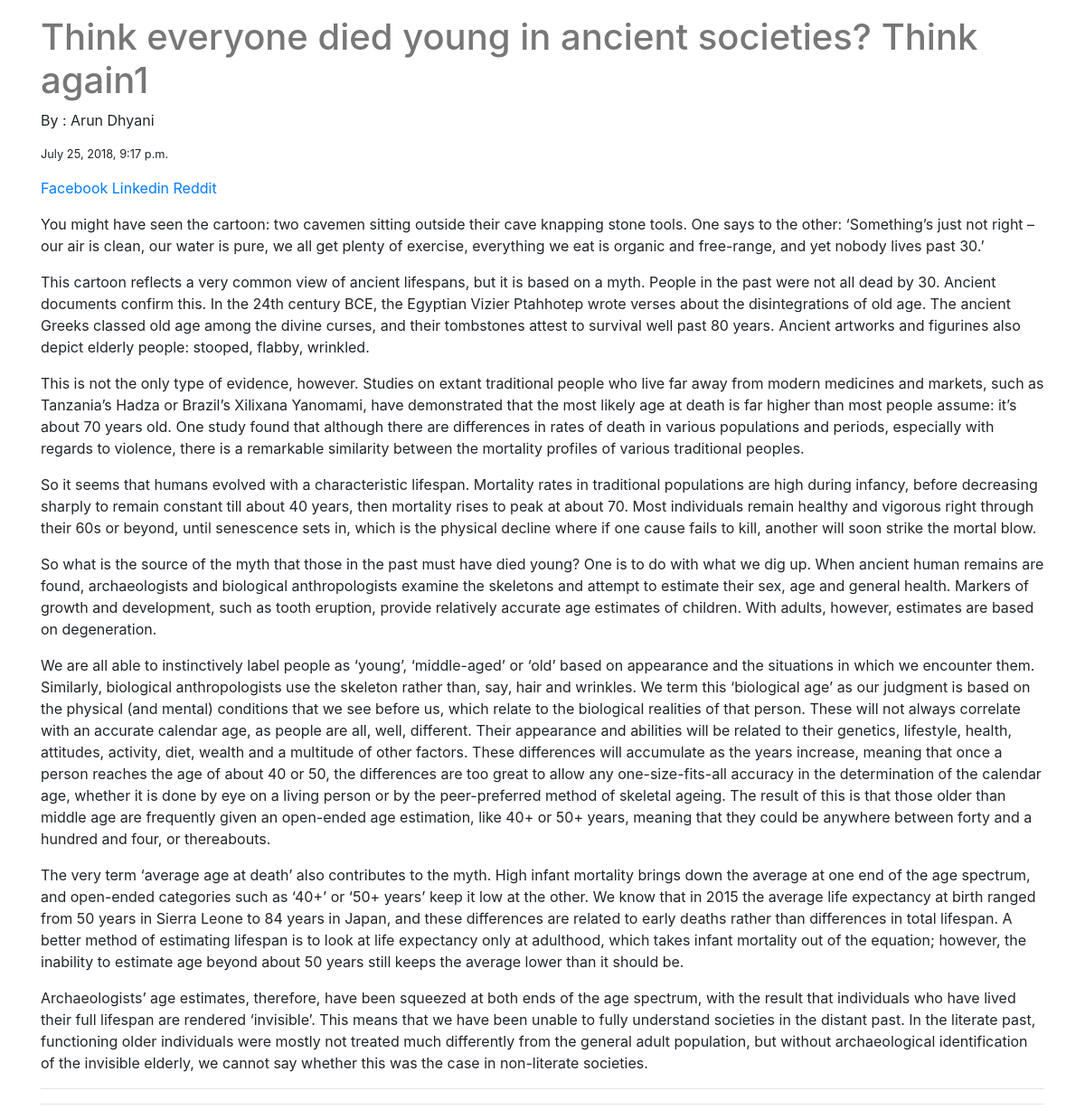
The app's page /posts/11/ with its own data.
### posts/models.py (models this page shows, shortened)
class Post(models.Model) :
            user = models.ForeignKey(global_settings.AUTH_USER_MODEL,default=1)
            title = models.CharField(max_length = 150)
            image = models.ImageField(upload_to=upload_location,null=True,blank=True,height_field = 'height_field' ,width_field = 'width_field')
            height_field = models.IntegerField(default = 0)
            width_field = models.IntegerField(default = 0)
            content = models.TextField()
            timestamp = models.DateTimeField(auto_now = False,auto_now_add = True)
            update = models.DateTimeField(auto_now = True,auto_now_add = False)
            draft = models.BooleanField(default = False)
            publish = models.DateField(auto_now = False,auto_now_add=False)
            class Meta :
                ordering = ["-timestamp",]

### posts/views.py (the view)
# urls.py: url(r'(?P<id>\d+)/$',views.post_detail,name = 'postdetail'),
def post_detail(request,id=None): #retrieve
    instance = get_object_or_404(Post,id=id)
    share_string = quote_plus(instance.content)
    print("postdetail",share_string)
    context = {"obj": instance,
               "title" : instance.title,
               "share_string " : share_string,
               }
    return render(request, "post_detail.html", context)

### templates/post_detail.html (shortened to what this page needs)
{% extends "base.html" %}
	{% block content %}
	<p class='col-sm-6 col-sm-offset-3'>
		<h1> {{obj.title}} </h1>
		{% if obj.user.get_full_name %}
			<p> By : {{ obj.user.get_full_name }}</p>
		{% endif %}
		<small><p>{{obj.timestamp}}</p> </small>
		<a href="https://www.facebook.com/sharer/sharer.php?u={{ request.build_absolute_uri }}">
 			Facebook
 		</a>
		<a href="https://www.linkedin.com/shareArticle?mini=true&url={{ request.build_absolute_uri }}&title={{ title }}&summary={{ share_string }}&source={{ request.build_absolute_uri }}">
 			Linkedin
 		</a>
 		<a href="http://www.reddit.com/submit?url={{ request.build_absolute_uri }}&title={{ share_string }}.">
			Reddit
		</a>
		<p>{{obj.content|linebreaks}}</p>
		<p><div class="fb-like" data-href="{{ request.build_absolute_uri }}" data-layout="button_count" data-action="like" data-show-faces="true" data-share="true"></div>
 			<hr/>
 		</p>
		<hr>
	{% endblock content %}

### static/css/base.css (style rules this page uses)
h1 { color : #777777; }

### records on screen
Post: title "Think everyone died young in ancient societies? Think again1", user.get_full_name "Arun Dhyani", timestamp "July 25, 2018, 9:17 p.m.", content "You might have seen the cartoon: two cavemen sitting outside their cave knapping stone tools. One says to the other: ‘Something’s just not right – our air is clean, our water is pure, we all get plenty of exercise, everything we eat is organic and free-range, and yet nobody lives past 30.’ This cartoon reflects a very common view of ancient lifespans, but it is based on a myth. People in the past were not all dead by 30. Ancient documents confirm this. In the 24th century BCE, the Egyptian Vizier Ptahhotep wrote verses about the disintegrations of old age. The ancient Greeks classed old age among the divine curses, and their tombstones attest to survival well past 80 years. Ancient artworks…"
